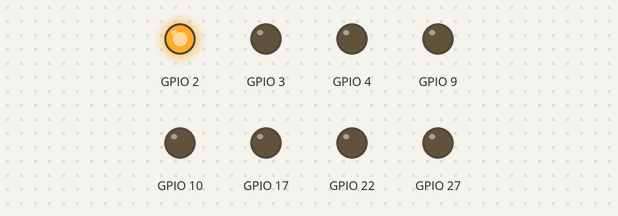
Simulated run of this program. Board: Raspberry Pi (BCM pin numbers). On the bench: output pins drawn as LEDs (lit = HIGH). At 19.0 s the program stops and its outputs stay as they are.

Above: at 0.1 s.
At 3.1 s:
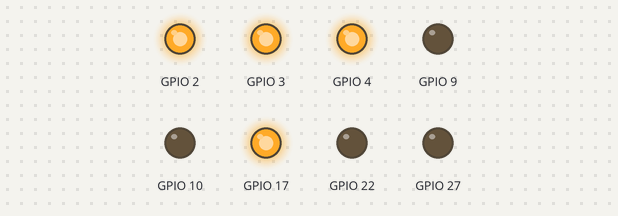
At 5.1 s:
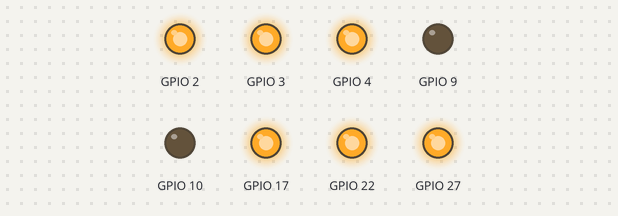
At 7.1 s:
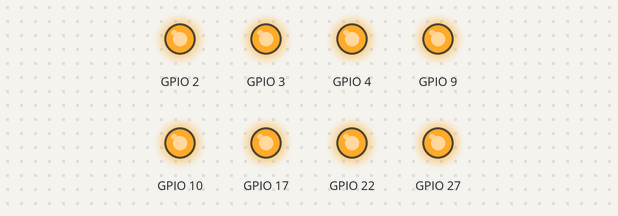
At 13.1 s:
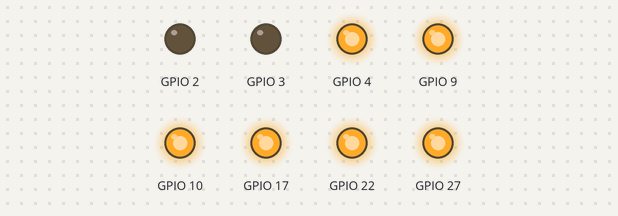
At 19.1 s:
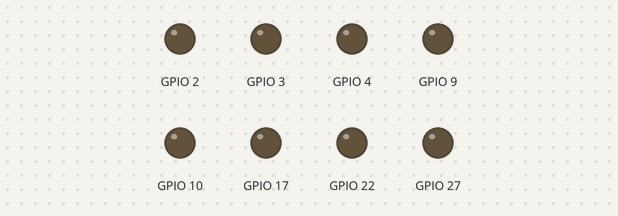
Timing chart, 0 to 20.5 s (numbered marks = the images above):
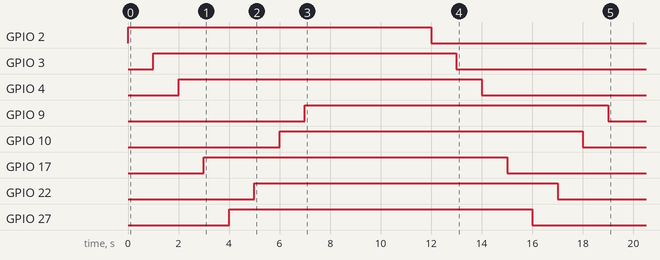

Measured:
- by itself, GPIO 2: LOW → HIGH at 0.00 s, → LOW 12.0 s later
- by itself, GPIO 3: LOW → HIGH at 1.0 s, → LOW 12.0 s later
- by itself, GPIO 4: LOW → HIGH at 2.0 s, → LOW 12.0 s later
- by itself, GPIO 9: LOW → HIGH at 7.0 s, → LOW 12.0 s later
- by itself, GPIO 10: LOW → HIGH at 6.0 s, → LOW 12.0 s later
- by itself, GPIO 17: LOW → HIGH at 3.0 s, → LOW 12.0 s later
- by itself, GPIO 22: LOW → HIGH at 5.0 s, → LOW 12.0 s later
- by itself, GPIO 27: LOW → HIGH at 4.0 s, → LOW 12.0 s later

The program:

8-Channel-Relay-Test.py
```python
import RPi.GPIO as GPIO     #import the GPIO library
import time
GPIO.setmode(GPIO.BCM)      #Set the pin naming scheme
GPIO.setup(2, GPIO.OUT)  #Tell pin 2 to be an output pin
GPIO.setup(3, GPIO.OUT)  #Tell pin 3 to be an output pin
GPIO.setup(4, GPIO.OUT)  #Tell pin 4 to be an output pin

GPIO.setup(17, GPIO.OUT)  #Tell pin 17 to be an output pin
GPIO.setup(27, GPIO.OUT)  #Tell pin 27 to be an output pin
GPIO.setup(22, GPIO.OUT)  #Tell pin 22 to be an output pin

GPIO.setup(10, GPIO.OUT)  #Tell pin 10 to be an output pin
GPIO.setup(9, GPIO.OUT)  #Tell pin 9 to be an output pin


GPIO.output(2, True)       #Turn the LED on!
time.sleep(1)              # delays for 1 seconds
GPIO.output(3, True)       #Turn the LED on!
time.sleep(1)              # delays for 1 seconds
GPIO.output(4, True)       #Turn the LED on!
time.sleep(1)              # delays for 1 seconds
GPIO.output(17, True)       #Turn the LED on!
time.sleep(1)              # delays for 1 seconds
GPIO.output(27, True)       #Turn the LED on!
time.sleep(1)              # delays for 1 seconds
GPIO.output(22, True)       #Turn the LED on!
time.sleep(1)              # delays for 1 seconds
GPIO.output(10, True)       #Turn the LED on!
time.sleep(1)              # delays for 1 seconds
GPIO.output(9, True)       #Turn the LED on!

time.sleep(5) # delays for 5 seconds
GPIO.output(2, False)      #Turn the LED off!
time.sleep(1)              # delays for 1 seconds
GPIO.output(3, False)      #Turn the LED off!
time.sleep(1)              # delays for 1 seconds
GPIO.output(4, False)      #Turn the LED off!
time.sleep(1)              # delays for 1 seconds
GPIO.output(17, False)      #Turn the LED off!
time.sleep(1)              # delays for 1 seconds
GPIO.output(27, False)      #Turn the LED off!
time.sleep(1)              # delays for 1 seconds
GPIO.output(22, False)      #Turn the LED off!
time.sleep(1)              # delays for 1 seconds
GPIO.output(10, False)      #Turn the LED off!
time.sleep(1)              # delays for 1 seconds
GPIO.output(9, False)      #Turn the LED off!
```
